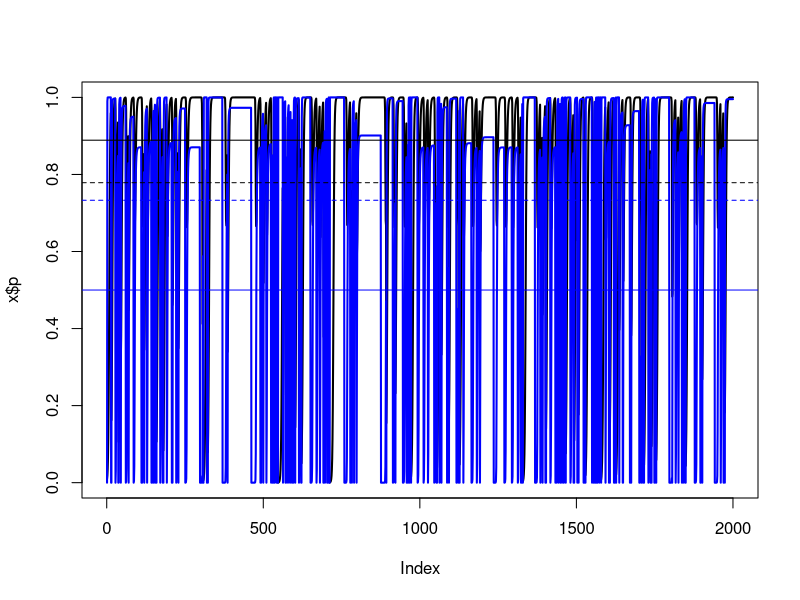

The R script that drew this image:
# simple social learning model simulation

sim <- function( tmax=500 , b=2 , c=1 , u=0.1 , w0=10 , p1=0.01 ) {
	p <- rep( NA , tmax )
	q <- rep( NA , tmax )
	p[1] <- p1
	q[1] <- 0
	for ( t in 2:tmax ) {
		
		ut <- rbinom(1,size=1,prob=u)
		q[t] <- (1-ut)*( 1-p[t-1] + p[t-1]*q[t-1] ) + ut*0
		
		WI <- w0 + b - c
		WS <- w0 + b*q[t]

		p[t] <- p[t-1]*WS / ( p[t-1]*WS + (1-p[t-1])*WI )
	}
	return(
		list(
			p=p,
			q=q,
			b=b,
			c=c,
			u=u,
			w0=w0,
			p1=p1,
			tmax=tmax
		)
	)
}

x <- sim( u=0.1 , tmax=2000 , w0=0.1 )

plot( x$p , type="l" , lwd=2 )
lines( 1:x$tmax , x$q , col="blue" , lwd=2 )

abline( h=mean(x$p[-(1:200)]) , lty=2 ) 
abline( h=mean(x$q[-(1:200)]) , lty=2 , col="blue" )

abline( h= with( x , (1-u*b/c)/(1-u) ) )
abline( h= with( x , 1-c/b ) , col="blue" )
